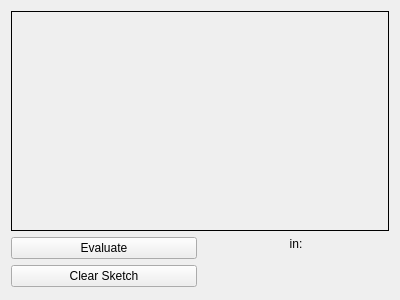
<?xml version="1.0" encoding="UTF-8"?>
<ui version="4.0">
 <class>expression_evaluator::ui::MainWindow</class>
 <widget class="QMainWindow" name="expression_evaluator::ui::MainWindow">
  <property name="geometry">
   <rect>
    <x>0</x>
    <y>0</y>
    <width>400</width>
    <height>300</height>
   </rect>
  </property>
  <property name="minimumSize">
   <size>
    <width>400</width>
    <height>300</height>
   </size>
  </property>
  <property name="maximumSize">
   <size>
    <width>400</width>
    <height>300</height>
   </size>
  </property>
  <property name="windowTitle">
   <string>Expression Evaluator</string>
  </property>
  <widget class="QWidget" name="centralWidget">
   <property name="layoutDirection">
    <enum>Qt::LeftToRight</enum>
   </property>
   <property name="autoFillBackground">
    <bool>false</bool>
   </property>
   <layout class="QGridLayout" name="gridLayout">
    <item row="0" column="0" colspan="2">
     <widget class="QFrame" name="frame">
      <property name="sizePolicy">
       <sizepolicy hsizetype="Preferred" vsizetype="Preferred">
        <horstretch>0</horstretch>
        <verstretch>1</verstretch>
       </sizepolicy>
      </property>
      <property name="frameShape">
       <enum>QFrame::Box</enum>
      </property>
      <property name="frameShadow">
       <enum>QFrame::Plain</enum>
      </property>
      <layout class="QVBoxLayout" name="verticalLayout">
       <property name="leftMargin">
        <number>0</number>
       </property>
       <property name="topMargin">
        <number>0</number>
       </property>
       <property name="rightMargin">
        <number>0</number>
       </property>
       <property name="bottomMargin">
        <number>0</number>
       </property>
       <item>
        <widget class="expression_evaluator::ui::SketchWidget" name="sketchWidget" native="true">
         <property name="sizePolicy">
          <sizepolicy hsizetype="Preferred" vsizetype="Preferred">
           <horstretch>0</horstretch>
           <verstretch>0</verstretch>
          </sizepolicy>
         </property>
        </widget>
       </item>
      </layout>
     </widget>
    </item>
    <item row="1" column="0" colspan="2">
     <layout class="QHBoxLayout" name="bottomHorizontalLayout">
      <item>
       <layout class="QVBoxLayout" name="buttonsVerticalLayout">
        <item>
         <widget class="QPushButton" name="evaluatePushButton">
          <property name="text">
           <string>Evaluate</string>
          </property>
         </widget>
        </item>
        <item>
         <widget class="QPushButton" name="clearSketchPushButton">
          <property name="text">
           <string>Clear Sketch</string>
          </property>
         </widget>
        </item>
       </layout>
      </item>
      <item>
       <layout class="QVBoxLayout" name="verticalLayout_2">
        <item>
         <widget class="QLabel" name="expressionLabel">
          <property name="text">
           <string>in:</string>
          </property>
          <property name="alignment">
           <set>Qt::AlignCenter</set>
          </property>
         </widget>
        </item>
        <item>
         <widget class="QLabel" name="resultLabel">
          <property name="sizePolicy">
           <sizepolicy hsizetype="Preferred" vsizetype="Preferred">
            <horstretch>0</horstretch>
            <verstretch>1</verstretch>
           </sizepolicy>
          </property>
          <property name="font">
           <font>
            <family>Courier</family>
            <pointsize>20</pointsize>
           </font>
          </property>
          <property name="text">
           <string/>
          </property>
          <property name="alignment">
           <set>Qt::AlignCenter</set>
          </property>
         </widget>
        </item>
       </layout>
      </item>
     </layout>
    </item>
   </layout>
  </widget>
  <widget class="QMenuBar" name="menuBar">
   <property name="geometry">
    <rect>
     <x>0</x>
     <y>0</y>
     <width>400</width>
     <height>22</height>
    </rect>
   </property>
  </widget>
 </widget>
 <layoutdefault spacing="6" margin="11"/>
 <customwidgets>
  <customwidget>
   <class>expression_evaluator::ui::SketchWidget</class>
   <extends>QWidget</extends>
   <header>ui/sketch-widget.hpp</header>
   <container>1</container>
  </customwidget>
 </customwidgets>
 <resources/>
 <connections/>
</ui>
